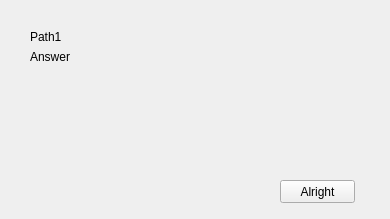
<?xml version="1.0" encoding="UTF-8"?>
<ui version="4.0">
 <class>PathsTestingUI</class>
 <widget class="QWidget" name="PathsTestingUI">
  <property name="geometry">
   <rect>
    <x>0</x>
    <y>0</y>
    <width>390</width>
    <height>219</height>
   </rect>
  </property>
  <property name="windowTitle">
   <string>Path testing</string>
  </property>
  <widget class="QLabel" name="label">
   <property name="geometry">
    <rect>
     <x>30</x>
     <y>30</y>
     <width>47</width>
     <height>13</height>
    </rect>
   </property>
   <property name="text">
    <string>Path1</string>
   </property>
  </widget>
  <widget class="QLabel" name="label_2">
   <property name="geometry">
    <rect>
     <x>30</x>
     <y>50</y>
     <width>47</width>
     <height>13</height>
    </rect>
   </property>
   <property name="text">
    <string>Answer</string>
   </property>
  </widget>
  <widget class="QPushButton" name="pushButton">
   <property name="geometry">
    <rect>
     <x>280</x>
     <y>180</y>
     <width>75</width>
     <height>23</height>
    </rect>
   </property>
   <property name="text">
    <string>Alright</string>
   </property>
  </widget>
 </widget>
 <resources/>
 <connections/>
</ui>
